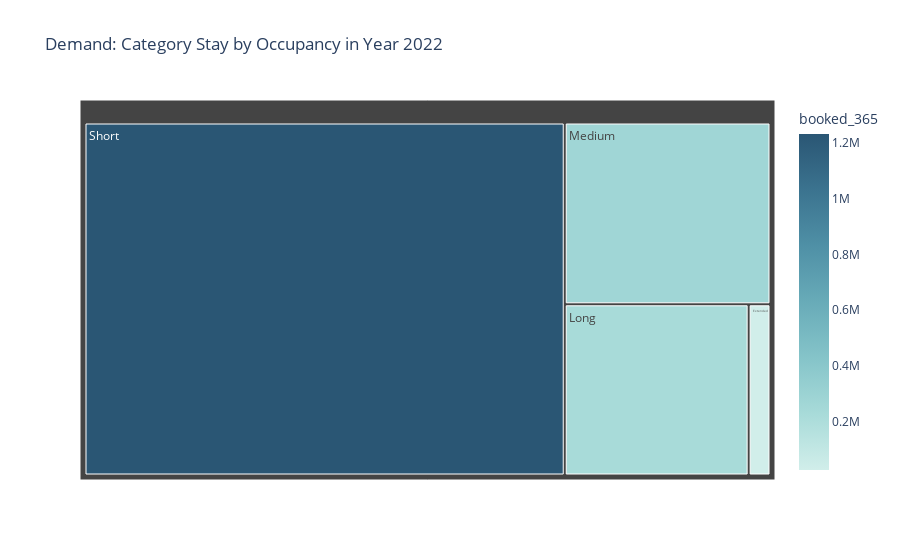

Notebook source saved alongside this figure:
### Code cell
fig = px.treemap(df_groupedcategorystay_by_book, 
                 path=['category_stay'], 
                 values='booked_365', 
                 title="Demand: Category Stay by Occupancy in Year 2022",
                 color='booked_365',
                 color_continuous_scale='Teal'
                 )
fig.show()

### Figure 1 — Plotly figure (JSON) as saved in the notebook; plotly's stock layout.template omitted (floating-point values rounded to 4 significant figures)
{"data": [{"branchvalues": "total", "customdata": [[27180.0], [228800.0], [271800.0], [1232000.0]], "domain": {"x": [0, 1], "y": [0, 1]}, "hovertemplate": "labels=%{label}<br>booked_365_sum=%{value}<br>parent=%{parent}<br>id=%{id}<br>booked_365=%{color}<extra></extra>", "ids": ["Extended", "Long", "Medium", "Short"], "labels": ["Extended", "Long", "Medium", "Short"], "marker": {"coloraxis": "coloraxis", "colors": [27180.0, 228800.0, 271800.0, 1232000.0]}, "name": "", "parents": ["", "", "", ""], "type": "treemap", "values": [27180.0, 228800.0, 271800.0, 1232000.0]}], "layout": {"coloraxis": {"colorbar": {"title": {"text": "booked_365"}}, "colorscale": [[0, "rgb(209, 238, 234)"], [0.1667, "rgb(168, 219, 217)"], [0.3333, "rgb(133, 196, 201)"], [0.5, "rgb(104, 171, 184)"], [0.6667, "rgb(79, 144, 166)"], [0.8333, "rgb(59, 115, 143)"], [1, "rgb(42, 86, 116)"]]}, "legend": {"tracegroupgap": 0}, "title": {"text": "Demand: Category Stay by Occupancy in Year 2022"}}}
